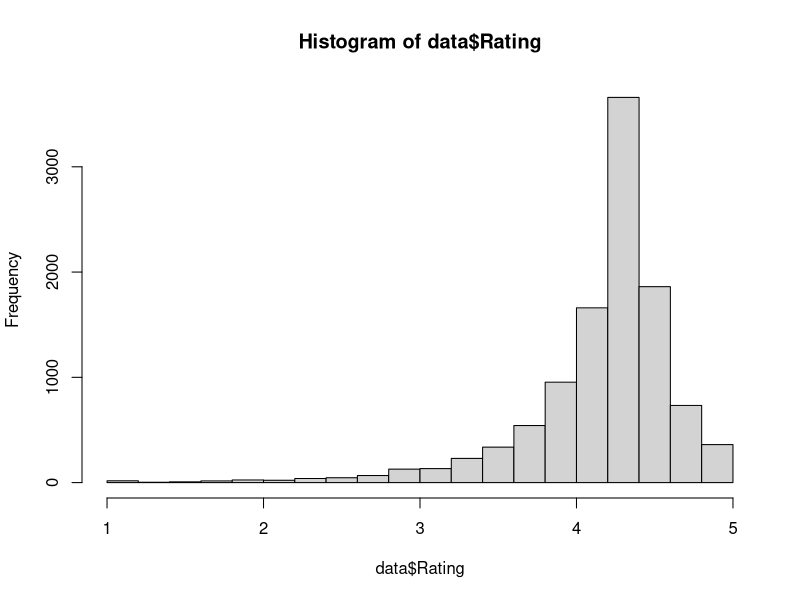
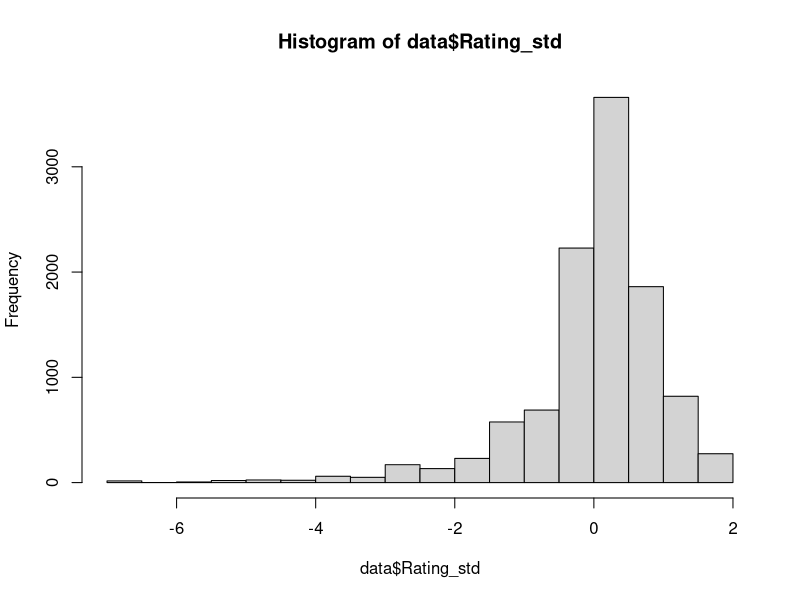
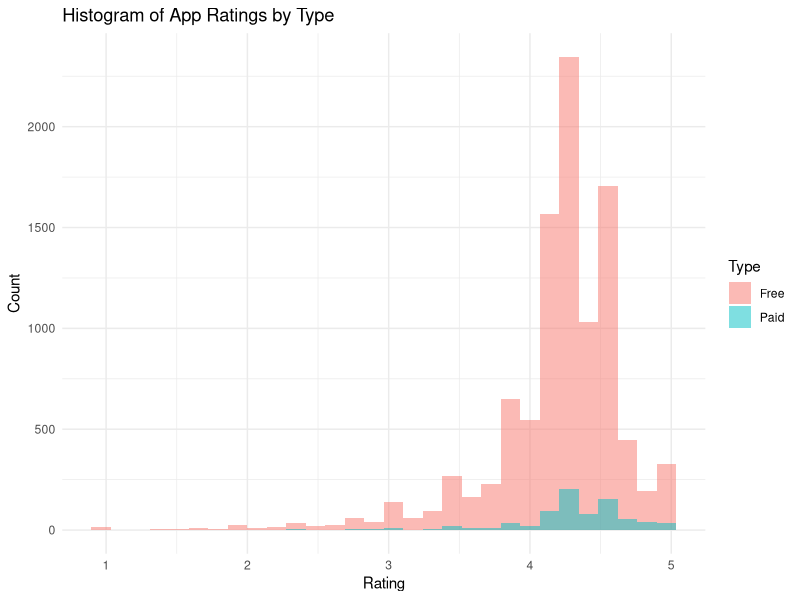
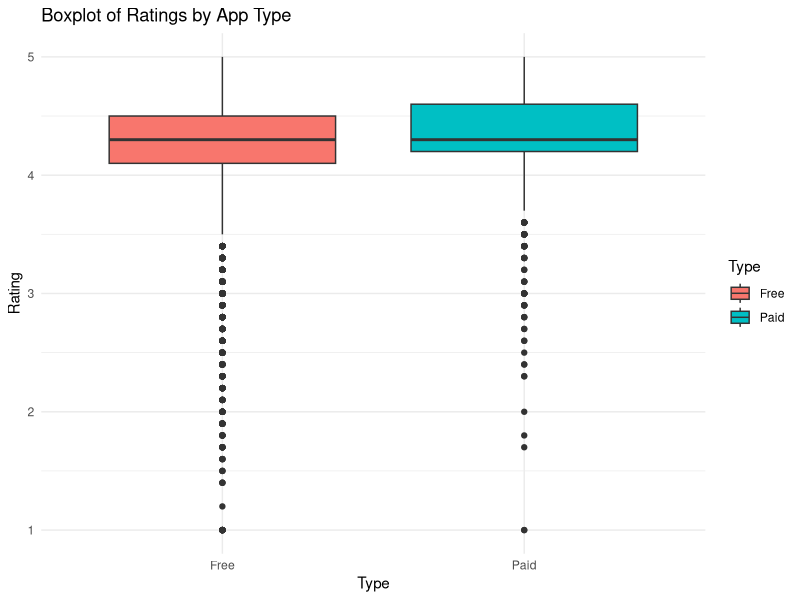
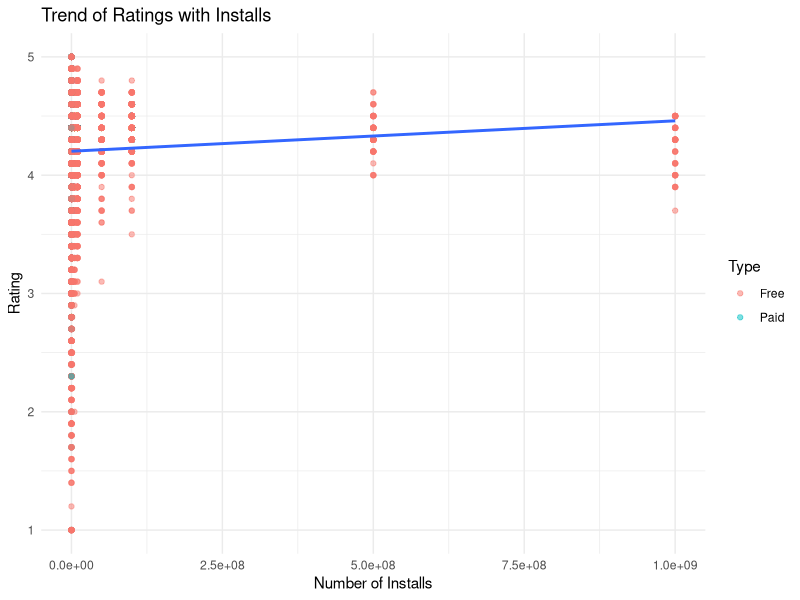
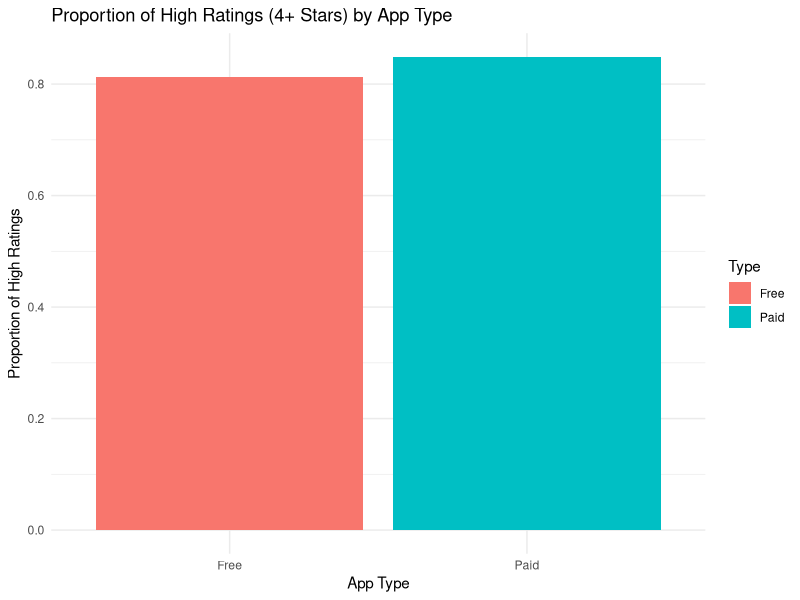
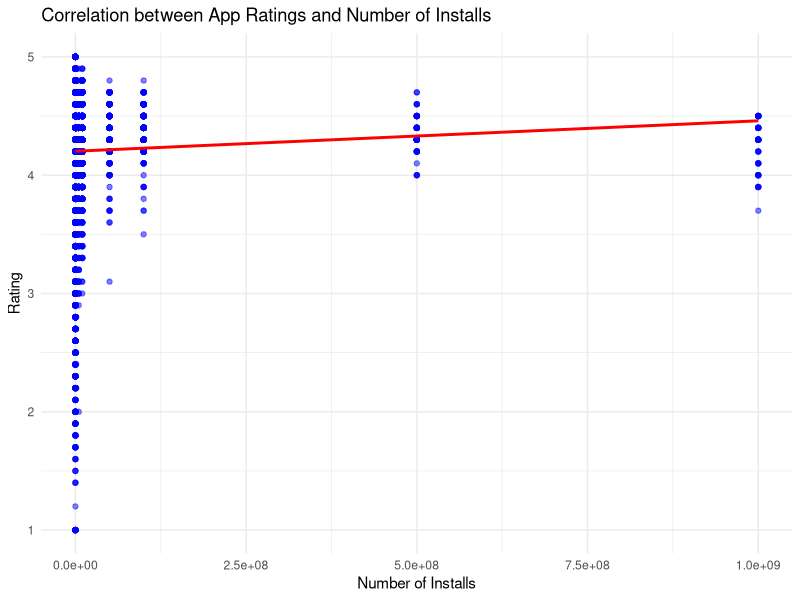
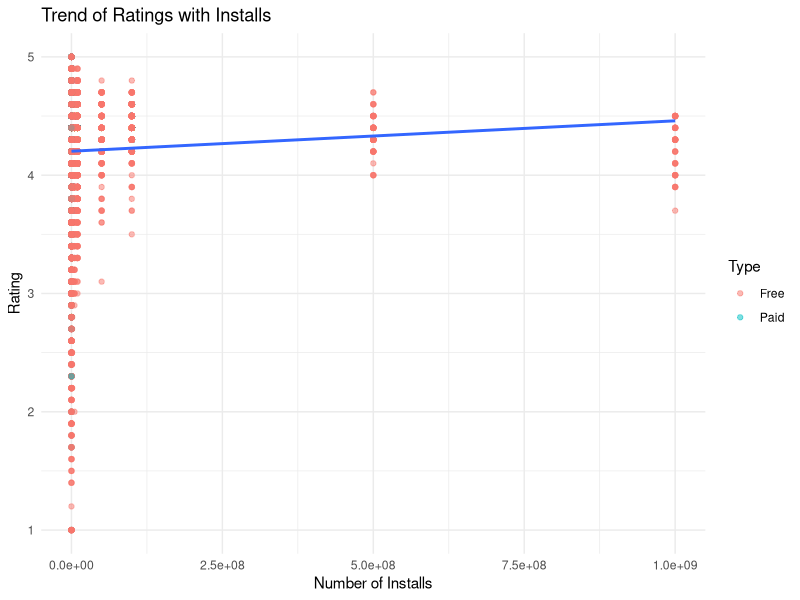

The R source for these figures, in order:
library(ggplot2)
library(dplyr)
library(tidyr)
library(readr)
library(ggpubr)


data <- read_csv("GooglePlayStoreApps.csv")

#summary,data cleaning and standerdization
data
summary(data)
missing_values <- colSums(is.na(data))
print(missing_values)

data <- data %>%
  mutate(Type = ifelse(Type == "Free", "Free", "Paid"),
         Rating = as.numeric(Rating),
         Size_in_MB = as.numeric(Size_in_MB))

summary(data)

data$Rating_std <- scale(data$Rating)
hist(data$Rating)
hist(data$Rating_std)

summary(data$Rating_std)

mean_ratings <- data %>%
  group_by(Type) %>%
  summarise(mean_rating = mean(Rating, na.rm = TRUE),
            sd = sd(Rating, na.rm = TRUE),
            count = n())
print(mean_ratings)

#Visualize ratings with histograms
ggplot(data, aes(x = Rating, fill = Type)) +
  geom_histogram(position = "identity", alpha = 0.5, bins = 30) +
  labs(title = "Histogram of App Ratings by Type", x = "Rating", y = "Count") +
  theme_minimal()

#Boxplot for Ratings by Type
ggplot(data, aes(x = Type, y = Rating, fill = Type)) +
  geom_boxplot() +
  labs(title = "Boxplot of Ratings by App Type", x = "Type", y = "Rating") +
  theme_minimal()

#Chi-Square Test
contingency_table <- table(data$Type, cut(data$Rating, breaks = seq(1, 5, by = 0.5)))
chi_square_test <- chisq.test(contingency_table)
print(chi_square_test)

#Trend Line
ggplot(data, aes(x = as.numeric(Installs), y = Rating)) +
  geom_point(aes(color = Type), alpha = 0.5) +
  geom_smooth(method = "lm", se = FALSE) +
  labs(title = "Trend of Ratings with Installs", x = "Number of Installs", y = "Rating") +
  theme_minimal()

ggsave("histogram.png")
ggsave("boxplot.png")
ggsave("trend_line.png")


#2. Proportion, Chi-Squre Test, Bar Plot
library(dplyr)
library(ggplot2)
library(readr)

data <- read_csv("GooglePlayStoreApps.csv")
data <- data %>%
  mutate(High_Rating = ifelse(Rating >= 4, "High", "Low"))

proportion_table <- data %>%
  group_by(Type) %>%
  summarise(High_Rating_Proportion = mean(High_Rating == "High"),
            Count = n())
print(proportion_table)

contingency_table <- table(data$Type, data$High_Rating)
chi_square_test <- chisq.test(contingency_table)
print(chi_square_test)

ggplot(proportion_table, aes(x = Type, y = High_Rating_Proportion, fill = Type)) +
  geom_bar(stat = "identity") +
  labs(title = "Proportion of High Ratings (4+ Stars) by App Type",
       x = "App Type",
       y = "Proportion of High Ratings") +
  theme_minimal()

#3. Correlation, Scatter pLot with trend line
library(ggplot2)
library(dplyr)
library(readr)

data <- read_csv("GooglePlayStoreApps.csv")
data$Installs <- as.numeric(gsub(",", "", data$Installs))

correlation_result <- cor(data$Rating, data$Installs, use = "complete.obs")
print(paste("Correlation coefficient between Rating and Installs:", correlation_result))

ggplot(data, aes(x = Installs, y = Rating)) +
  geom_point(alpha = 0.5, color = 'blue') +
  geom_smooth(method = "lm", se = FALSE, color = "red") +
  labs(title = "Correlation between App Ratings and Number of Installs",
       x = "Number of Installs",
       y = "Rating") +
  theme_minimal()